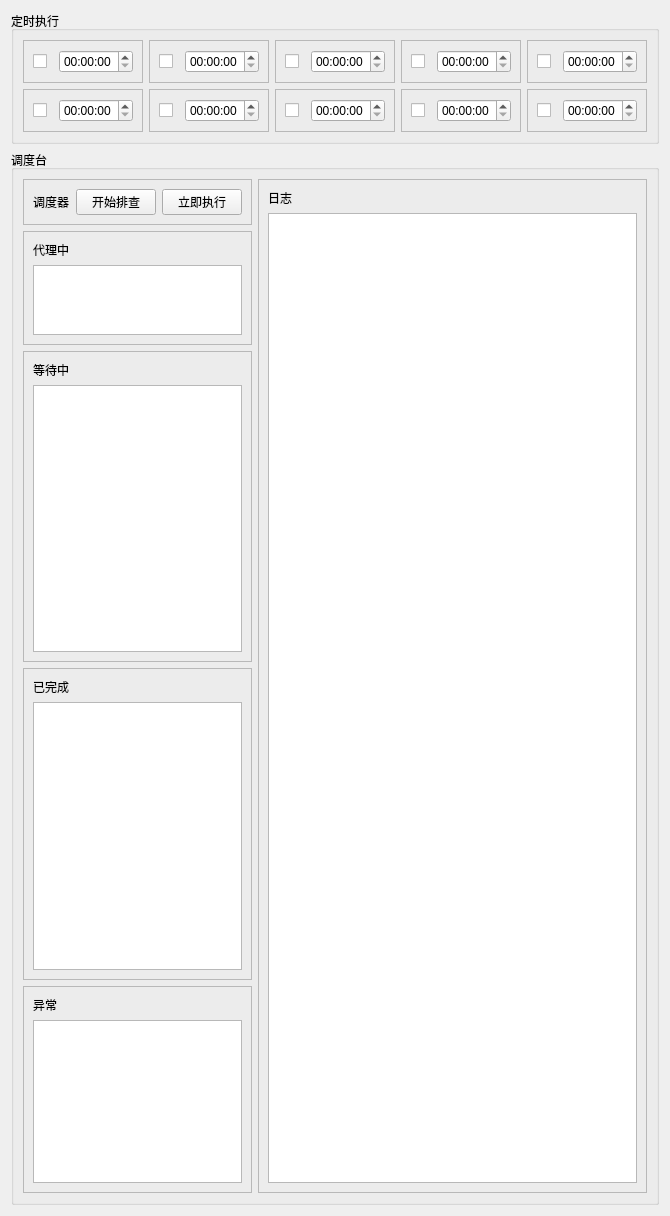
     <widget class="QWidget" name="tab_run">
      <attribute name="title">
       <string>执行</string>
      </attribute>
      <layout class="QVBoxLayout" name="verticalLayout_11">
       <item>
        <widget class="QGroupBox" name="groupBox">
         <property name="title">
          <string>定时执行</string>
         </property>
         <layout class="QVBoxLayout" name="verticalLayout_3">
          <item>
           <layout class="QGridLayout" name="gridLayout">
            <item row="2" column="0">
             <widget class="QFrame" name="frame_timeset1">
              <property name="frameShape">
               <enum>QFrame::Shape::StyledPanel</enum>
              </property>
              <property name="frameShadow">
               <enum>QFrame::Shadow::Raised</enum>
              </property>
              <layout class="QHBoxLayout" name="horizontalLayout_7" stretch="0,0">
               <item>
                <widget class="QCheckBox" name="checkBox_t1">
                 <property name="enabled">
                  <bool>true</bool>
                 </property>
                 <property name="minimumSize">
                  <size>
                   <width>20</width>
                   <height>20</height>
                  </size>
                 </property>
                 <property name="maximumSize">
                  <size>
                   <width>20</width>
                   <height>20</height>
                  </size>
                 </property>
                 <property name="text">
                  <string/>
                 </property>
                </widget>
               </item>
               <item>
                <widget class="QTimeEdit" name="timeEdit_1"/>
               </item>
              </layout>
             </widget>
            </item>
            <item row="3" column="4">
             <widget class="QFrame" name="frame_timeset10">
              <property name="frameShape">
               <enum>QFrame::Shape::StyledPanel</enum>
              </property>
              <property name="frameShadow">
               <enum>QFrame::Shadow::Raised</enum>
              </property>
              <layout class="QHBoxLayout" name="horizontalLayout_16">
               <item>
                <widget class="QCheckBox" name="checkBox_t10">
                 <property name="enabled">
                  <bool>true</bool>
                 </property>
                 <property name="minimumSize">
                  <size>
                   <width>20</width>
                   <height>20</height>
                  </size>
                 </property>
                 <property name="maximumSize">
                  <size>
                   <width>20</width>
                   <height>20</height>
                  </size>
                 </property>
                 <property name="text">
                  <string/>
                 </property>
                </widget>
               </item>
               <item>
                <widget class="QTimeEdit" name="timeEdit_10"/>
               </item>
              </layout>
             </widget>
            </item>
            <item row="2" column="2">
             <widget class="QFrame" name="frame_timeset3">
              <property name="frameShape">
               <enum>QFrame::Shape::StyledPanel</enum>
              </property>
              <property name="frameShadow">
               <enum>QFrame::Shadow::Raised</enum>
              </property>
              <layout class="QHBoxLayout" name="horizontalLayout_9">
               <item>
                <widget class="QCheckBox" name="checkBox_t3">
                 <property name="enabled">
                  <bool>true</bool>
                 </property>
                 <property name="minimumSize">
                  <size>
                   <width>20</width>
                   <height>20</height>
                  </size>
                 </property>
                 <property name="maximumSize">
                  <size>
                   <width>20</width>
                   <height>20</height>
                  </size>
                 </property>
                 <property name="text">
                  <string/>
                 </property>
                </widget>
               </item>
               <item>
                <widget class="QTimeEdit" name="timeEdit_3"/>
               </item>
              </layout>
             </widget>
            </item>
            <item row="2" column="1">
             <widget class="QFrame" name="frame_timeset2">
              <property name="frameShape">
               <enum>QFrame::Shape::StyledPanel</enum>
              </property>
              <property name="frameShadow">
               <enum>QFrame::Shadow::Raised</enum>
              </property>
              <layout class="QHBoxLayout" name="horizontalLayout_8">
               <item>
                <widget class="QCheckBox" name="checkBox_t2">
                 <property name="enabled">
                  <bool>true</bool>
                 </property>
                 <property name="minimumSize">
                  <size>
                   <width>20</width>
                   <height>20</height>
                  </size>
                 </property>
                 <property name="maximumSize">
                  <size>
                   <width>20</width>
                   <height>20</height>
                  </size>
                 </property>
                 <property name="text">
                  <string/>
                 </property>
                </widget>
               </item>
               <item>
                <widget class="QTimeEdit" name="timeEdit_2"/>
               </item>
              </layout>
             </widget>
            </item>
            <item row="3" column="3">
             <widget class="QFrame" name="frame_timeset9">
              <property name="frameShape">
               <enum>QFrame::Shape::StyledPanel</enum>
              </property>
              <property name="frameShadow">
               <enum>QFrame::Shadow::Raised</enum>
              </property>
              <layout class="QHBoxLayout" name="horizontalLayout_15">
               <item>
                <widget class="QCheckBox" name="checkBox_t9">
                 <property name="enabled">
                  <bool>true</bool>
                 </property>
                 <property name="minimumSize">
                  <size>
                   <width>20</width>
                   <height>20</height>
                  </size>
                 </property>
                 <property name="maximumSize">
                  <size>
                   <width>20</width>
                   <height>20</height>
                  </size>
                 </property>
                 <property name="text">
                  <string/>
                 </property>
                </widget>
               </item>
               <item>
                <widget class="QTimeEdit" name="timeEdit_9"/>
               </item>
              </layout>
             </widget>
            </item>
            <item row="2" column="3">
             <widget class="QFrame" name="frame_timeset4">
              <property name="frameShape">
               <enum>QFrame::Shape::StyledPanel</enum>
              </property>
              <property name="frameShadow">
               <enum>QFrame::Shadow::Raised</enum>
              </property>
              <layout class="QHBoxLayout" name="horizontalLayout_10">
               <item>
                <widget class="QCheckBox" name="checkBox_t4">
                 <property name="enabled">
                  <bool>true</bool>
                 </property>
                 <property name="minimumSize">
                  <size>
                   <width>20</width>
                   <height>20</height>
                  </size>
                 </property>
                 <property name="maximumSize">
                  <size>
                   <width>20</width>
                   <height>20</height>
                  </size>
                 </property>
                 <property name="text">
                  <string/>
                 </property>
                </widget>
               </item>
               <item>
                <widget class="QTimeEdit" name="timeEdit_4"/>
               </item>
              </layout>
             </widget>
            </item>
            <item row="3" column="0">
             <widget class="QFrame" name="frame_timeset6">
              <property name="frameShape">
               <enum>QFrame::Shape::StyledPanel</enum>
              </property>
              <property name="frameShadow">
               <enum>QFrame::Shadow::Raised</enum>
              </property>
              <layout class="QHBoxLayout" name="horizontalLayout_12">
               <item>
                <widget class="QCheckBox" name="checkBox_t6">
                 <property name="enabled">
                  <bool>true</bool>
                 </property>
                 <property name="minimumSize">
                  <size>
                   <width>20</width>
                   <height>20</height>
                  </size>
                 </property>
                 <property name="maximumSize">
                  <size>
                   <width>20</width>
                   <height>20</height>
                  </size>
                 </property>
                 <property name="text">
                  <string/>
                 </property>
                </widget>
               </item>
               <item>
                <widget class="QTimeEdit" name="timeEdit_6"/>
               </item>
              </layout>
             </widget>
            </item>
            <item row="2" column="4">
             <widget class="QFrame" name="frame_timeset5">
              <property name="frameShape">
               <enum>QFrame::Shape::StyledPanel</enum>
              </property>
              <property name="frameShadow">
               <enum>QFrame::Shadow::Raised</enum>
              </property>
              <layout class="QHBoxLayout" name="horizontalLayout_11">
               <item>
                <widget class="QCheckBox" name="checkBox_t5">
                 <property name="enabled">
                  <bool>true</bool>
                 </property>
                 <property name="minimumSize">
                  <size>
                   <width>20</width>
                   <height>20</height>
                  </size>
                 </property>
                 <property name="maximumSize">
                  <size>
                   <width>20</width>
                   <height>20</height>
                  </size>
                 </property>
                 <property name="text">
                  <string/>
                 </property>
                </widget>
               </item>
               <item>
                <widget class="QTimeEdit" name="timeEdit_5"/>
               </item>
              </layout>
             </widget>
            </item>
            <item row="3" column="2">
             <widget class="QFrame" name="frame_timeset8">
              <property name="frameShape">
               <enum>QFrame::Shape::StyledPanel</enum>
              </property>
              <property name="frameShadow">
               <enum>QFrame::Shadow::Raised</enum>
              </property>
              <layout class="QHBoxLayout" name="horizontalLayout_13">
               <item>
                <widget class="QCheckBox" name="checkBox_t8">
                 <property name="enabled">
                  <bool>true</bool>
                 </property>
                 <property name="minimumSize">
                  <size>
                   <width>20</width>
                   <height>20</height>
                  </size>
                 </property>
                 <property name="maximumSize">
                  <size>
                   <width>20</width>
                   <height>20</height>
                  </size>
                 </property>
                 <property name="text">
                  <string/>
                 </property>
                </widget>
               </item>
               <item>
                <widget class="QTimeEdit" name="timeEdit_7"/>
               </item>
              </layout>
             </widget>
            </item>
            <item row="3" column="1">
             <widget class="QFrame" name="frame_timeset7">
              <property name="frameShape">
               <enum>QFrame::Shape::StyledPanel</enum>
              </property>
              <property name="frameShadow">
               <enum>QFrame::Shadow::Raised</enum>
              </property>
              <layout class="QHBoxLayout" name="horizontalLayout_14">
               <item>
                <widget class="QCheckBox" name="checkBox_t7">
                 <property name="enabled">
                  <bool>true</bool>
                 </property>
                 <property name="minimumSize">
                  <size>
                   <width>20</width>
                   <height>20</height>
                  </size>
                 </property>
                 <property name="maximumSize">
                  <size>
                   <width>20</width>
                   <height>20</height>
                  </size>
                 </property>
                 <property name="text">
                  <string/>
                 </property>
                </widget>
               </item>
               <item>
                <widget class="QTimeEdit" name="timeEdit_8"/>
               </item>
              </layout>
             </widget>
            </item>
           </layout>
          </item>
         </layout>
        </widget>
       </item>
       <item>
        <widget class="QGroupBox" name="groupBox_2">
         <property name="title">
          <string>调度台</string>
         </property>
         <layout class="QHBoxLayout" name="horizontalLayout_3" stretch="2,5">
          <item>
           <layout class="QVBoxLayout" name="verticalLayout_9" stretch="0,1,3,3,2">
            <item>
             <widget class="QFrame" name="frame_main">
              <property name="frameShape">
               <enum>QFrame::Shape::StyledPanel</enum>
              </property>
              <property name="frameShadow">
               <enum>QFrame::Shadow::Raised</enum>
              </property>
              <layout class="QVBoxLayout" name="verticalLayout_4">
               <item>
                <layout class="QHBoxLayout" name="horizontalLayout_2">
                 <item>
                  <widget class="QLabel" name="label_main">
                   <property name="text">
                    <string>调度器</string>
                   </property>
                  </widget>
                 </item>
                 <item>
                  <spacer name="horizontalSpacer_2">
                   <property name="orientation">
                    <enum>Qt::Orientation::Horizontal</enum>
                   </property>
                   <property name="sizeHint" stdset="0">
                    <size>
                     <width>40</width>
                     <height>20</height>
                    </size>
                   </property>
                  </spacer>
                 </item>
                 <item>
                  <widget class="QPushButton" name="pushButton_checkstart">
                   <property name="text">
                    <string>开始排查</string>
                   </property>
                  </widget>
                 </item>
                 <item>
                  <widget class="QPushButton" name="pushButton_runnow">
                   <property name="text">
                    <string>立即执行</string>
                   </property>
                  </widget>
                 </item>
                </layout>
               </item>
              </layout>
             </widget>
            </item>
            <item>
             <widget class="QFrame" name="frame_run">
              <property name="frameShape">
               <enum>QFrame::Shape::StyledPanel</enum>
              </property>
              <property name="frameShadow">
               <enum>QFrame::Shadow::Raised</enum>
              </property>
              <layout class="QVBoxLayout" name="verticalLayout_5">
               <item>
                <widget class="QLabel" name="label_run">
                 <property name="text">
                  <string>代理中</string>
                 </property>
                </widget>
               </item>
               <item>
                <widget class="QTextBrowser" name="textBrowser_run"/>
               </item>
              </layout>
             </widget>
            </item>
            <item>
             <widget class="QFrame" name="frame_wait">
              <property name="frameShape">
               <enum>QFrame::Shape::StyledPanel</enum>
              </property>
              <property name="frameShadow">
               <enum>QFrame::Shadow::Raised</enum>
              </property>
              <layout class="QVBoxLayout" name="verticalLayout_6">
               <item>
                <widget class="QLabel" name="label_wait">
                 <property name="text">
                  <string>等待中</string>
                 </property>
                </widget>
               </item>
               <item>
                <widget class="QTextBrowser" name="textBrowser_wait"/>
               </item>
              </layout>
             </widget>
            </item>
            <item>
             <widget class="QFrame" name="frame_over">
              <property name="frameShape">
               <enum>QFrame::Shape::StyledPanel</enum>
              </property>
              <property name="frameShadow">
               <enum>QFrame::Shadow::Raised</enum>
              </property>
              <layout class="QVBoxLayout" name="verticalLayout_7">
               <item>
                <widget class="QLabel" name="label_over">
                 <property name="text">
                  <string>已完成</string>
                 </property>
                </widget>
               </item>
               <item>
                <widget class="QTextBrowser" name="textBrowser_over"/>
               </item>
              </layout>
             </widget>
            </item>
            <item>
             <widget class="QFrame" name="frame_error">
              <property name="frameShape">
               <enum>QFrame::Shape::StyledPanel</enum>
              </property>
              <property name="frameShadow">
               <enum>QFrame::Shadow::Raised</enum>
              </property>
              <layout class="QVBoxLayout" name="verticalLayout_8">
               <item>
                <widget class="QLabel" name="label_error">
                 <property name="text">
                  <string>异常</string>
                 </property>
                </widget>
               </item>
               <item>
                <widget class="QTextBrowser" name="textBrowser_error"/>
               </item>
              </layout>
             </widget>
            </item>
           </layout>
          </item>
          <item>
           <widget class="QFrame" name="frame">
            <property name="frameShape">
             <enum>QFrame::Shape::StyledPanel</enum>
            </property>
            <property name="frameShadow">
             <enum>QFrame::Shadow::Raised</enum>
            </property>
            <layout class="QVBoxLayout" name="verticalLayout_10">
             <item>
              <widget class="QLabel" name="label">
               <property name="text">
                <string>日志</string>
               </property>
              </widget>
             </item>
             <item>
              <widget class="QTextBrowser" name="textBrowser_log"/>
             </item>
            </layout>
           </widget>
          </item>
         </layout>
        </widget>
       </item>
      </layout>
     </widget>
